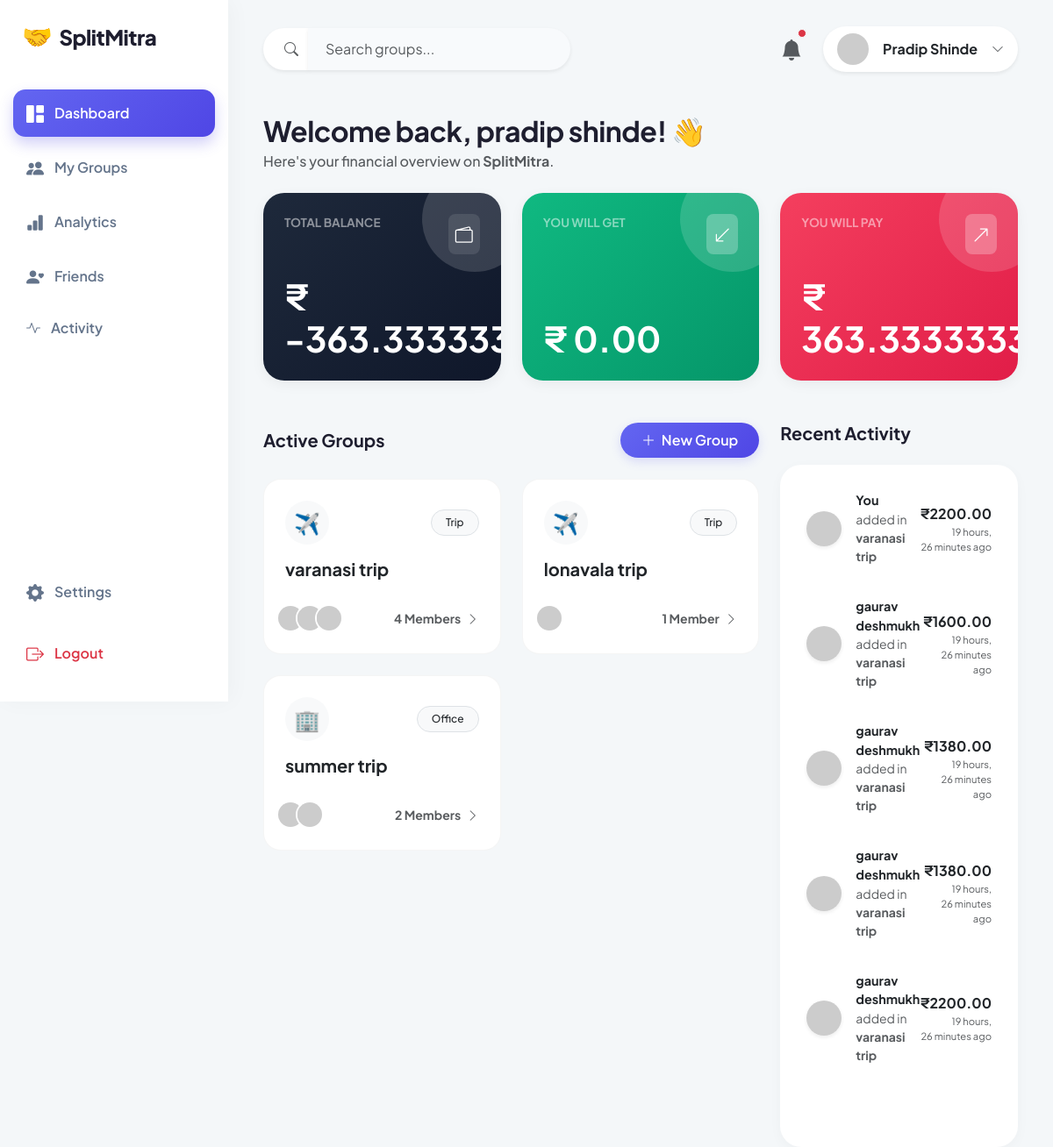
Screenshot of /dashboard/ (signed in) with the database file from the repository.
### expenses/models.py (models this page shows, shortened)
class Group(models.Model):
    CATEGORY_CHOICES = [
        ('home', 'Home'),
        ('trip', 'Trip'),
        ('couple', 'Couple'),
        ('personal', 'Personal'),
        ('business', 'Business'),
        ('office', 'Office'),
        ('sports', 'Sports'),
        ('others', 'Others'),
    ]
    name = models.CharField(max_length=100)
    category = models.CharField(max_length=20, choices=CATEGORY_CHOICES, default='personal')
    created_by = models.ForeignKey(User, on_delete=models.CASCADE, related_name='created_groups')
    members = models.ManyToManyField(User, related_name='expense_groups')
    created_at = models.DateTimeField(auto_now_add=True)

class Expense(models.Model):
    SPLIT_CHOICES = [
        ('equal', 'Equally'),
        ('custom', 'Custom Amount'),
    ]
    group = models.ForeignKey(Group, on_delete=models.CASCADE, related_name='expenses')
    paid_by = models.ForeignKey(User, on_delete=models.CASCADE, related_name='paid_expenses')
    description = models.CharField(max_length=255)
    amount = models.DecimalField(max_digits=10, decimal_places=2)
    date = models.DateField(auto_now_add=True)
    split_type = models.CharField(max_length=10, choices=SPLIT_CHOICES, default='equal')
    is_settlement = models.BooleanField(default=False)
    receiver = models.ForeignKey(User, on_delete=models.CASCADE, related_name='received_payments', null=True, blank=True)

### expenses/views.py (the view)
# urls.py: path('dashboard/', dashboard, name='dashboard'),
def dashboard(request):
    if not request.user.is_authenticated:
        return redirect('login')
    user_groups = Group.objects.filter(members=request.user).order_by('-created_at')
    will_get = 0.0
    will_pay = 0.0
    for group in user_groups:
        my_paid = float(Expense.objects.filter(group=group, paid_by=request.user, is_settlement=False).aggregate(Sum('amount'))['amount__sum'] or 0)
        my_share = float(ExpenseShare.objects.filter(expense__group=group, user=request.user).aggregate(Sum('amount_owed'))['amount_owed__sum'] or 0)
        settlements_paid = float(Expense.objects.filter(group=group, paid_by=request.user, is_settlement=True).aggregate(Sum('amount'))['amount__sum'] or 0)
        settlements_received = float(Expense.objects.filter(group=group, receiver=request.user, is_settlement=True).aggregate(Sum('amount'))['amount__sum'] or 0)
        my_balance = (my_paid + settlements_paid) - (my_share + settlements_received)
        if my_balance > 0.01:
            will_get += my_balance
        elif my_balance < -0.01:
            will_pay += abs(my_balance)
    total_balance = will_get - will_pay
    recent_activities = Expense.objects.filter(group__members=request.user).order_by('-date')[:5]
    context = {
        'groups': user_groups,
        'total_balance': total_balance,
        'will_get': will_get,
        'will_pay': will_pay,
        'recent_activities': recent_activities,
    }
    return render(request, 'index.html', context)

### templates/index.html (shortened to what this page needs)
{% load static %}
<!DOCTYPE html>
<html lang="en">
<head>
    <link href="https://cdn.jsdelivr.net/npm/bootstrap@5.3.0/dist/css/bootstrap.min.css" rel="stylesheet">
    <link href="https://cdn.jsdelivr.net/npm/bootstrap-icons@1.10.5/font/bootstrap-icons.css" rel="stylesheet">
</head>
<body>
<aside class="sidebar d-flex flex-column">
    <div class="sidebar-logo">
        <span class="text-primary fs-3 me-2">🤝</span>SplitMitra
    </div>
    <div class="nav-item"><a href="{% url 'dashboard' %}" class="active"><i class="bi bi-grid-1x2-fill fs-5"></i> Dashboard</a></div>
    <div class="nav-item"><a href="{% url 'my_groups' %}"><i class="bi bi-people-fill fs-5"></i> My Groups</a></div>
    <div class="nav-item"><a href="{% url 'analytics' %}"><i class="bi bi-bar-chart-fill fs-5"></i> Analytics</a></div>
    <div class="nav-item"><a href="#"><i class="bi bi-person-heart fs-5"></i> Friends</a></div>
    <div class="nav-item"><a href="#"><i class="bi bi-activity"></i> Activity</a></div>
    <div class="nav-item mt-auto"><a href="#"><i class="bi bi-gear-fill fs-5"></i> Settings</a></div>
    <div class="nav-item mt-2"><a href="{% url 'logout' %}" class="text-danger"><i class="bi bi-box-arrow-right fs-5"></i> Logout</a></div>
</aside>
<main class="main-wrapper">
    <div class="d-flex justify-content-between align-items-center mb-5">
        <div class="input-group" style="max-width: 350px;">
            <span class="input-group-text bg-white border-0 rounded-start-pill ps-4 shadow-sm"><i class="bi bi-search text-muted"></i></span>
            <input type="text" class="form-control border-0 rounded-end-pill shadow-sm premium-input" placeholder="Search groups...">
        </div>
        <div class="d-flex align-items-center gap-4">
            <div class="position-relative" style="cursor: pointer;">
                <i class="bi bi-bell-fill fs-4 text-muted"></i>
                <span class="position-absolute top-0 start-100 translate-middle p-1 bg-danger border border-light rounded-circle"></span>
            </div>
            <div class="d-flex align-items-center gap-3 bg-white px-3 py-2 rounded-pill shadow-sm" style="cursor: pointer;">
                <img src="https://ui-avatars.com/api/?name={{ request.user.first_name|default:request.user.username }}&background=6366f1&color=fff" class="rounded-circle" width="36" alt="User">
                <span class="fw-bold text-capitalize text-dark">{{ request.user.first_name|default:request.user.username }}</span>
                <i class="bi bi-chevron-down small text-muted"></i>
            </div>
        </div>
    </div>
    <div class="mb-4">
        <h2 class="fw-bold mb-1" style="letter-spacing: -0.5px;">Welcome back, {{ request.user.first_name|default:request.user.username }}! 👋</h2>
        <p class="text-muted fw-medium">Here's your financial overview on <b>SplitMitra</b>.</p>
    </div>
    <div class="row mb-5 g-4">
        <div class="col-md-4">
            <div class="balance-card bg-total d-flex flex-column justify-content-between h-100">
                <div class="d-flex justify-content-between align-items-start mb-4">
                    <p class="mb-0 text-white-50 fw-bold tracking-wide" style="font-size: 0.85rem;">TOTAL BALANCE</p>
                    <div class="bg-white bg-opacity-10 p-2 rounded-3"><i class="bi bi-wallet2 fs-5"></i></div>
                </div>
                <h1 class="fw-bold mb-0 display-6">₹ {{ total_balance|default:"0.00" }}</h1>
            </div>
        </div>
        <div class="col-md-4">
            <div class="balance-card bg-get d-flex flex-column justify-content-between h-100">
                <div class="d-flex justify-content-between align-items-start mb-4">
                    <p class="mb-0 text-white-50 fw-bold tracking-wide" style="font-size: 0.85rem;">YOU WILL GET</p>
                    <div class="bg-white bg-opacity-25 p-2 rounded-3"><i class="bi bi-arrow-down-left fs-5"></i></div>
                </div>
                <h1 class="fw-bold mb-0 display-6">₹ {{ will_get|default:"0.00" }}</h1>
            </div>
        </div>
        <div class="col-md-4">
            <div class="balance-card bg-pay d-flex flex-column justify-content-between h-100">
                <div class="d-flex justify-content-between align-items-start mb-4">
                    <p class="mb-0 text-white-50 fw-bold tracking-wide" style="font-size: 0.85rem;">YOU WILL PAY</p>
                    <div class="bg-white bg-opacity-25 p-2 rounded-3"><i class="bi bi-arrow-up-right fs-5"></i></div>
                </div>
                <h1 class="fw-bold mb-0 display-6">₹ {{ will_pay|default:"0.00" }}</h1>
            </div>
        </div>
    </div>
    <div class="row g-4">
        <div class="col-lg-8">
            <div class="d-flex justify-content-between align-items-center mb-4">
                <h5 class="fw-bold mb-0">Active Groups</h5>
                <button class="btn btn-premium rounded-pill px-4 py-2" data-bs-toggle="modal" data-bs-target="#createGroupModal">
                    <i class="bi bi-plus-lg me-1"></i> New Group
                </button>
            </div>
            <div class="row g-4">
                {% for group in groups|slice:":4" %}
                <div class="col-md-6">
                    <a href="{% url 'group_detail' group.id %}" class="group-card p-4 h-100">
                        <div class="d-flex justify-content-between align-items-center mb-3">
                            <div class="bg-light rounded-circle d-flex align-items-center justify-content-center fs-4" style="width: 50px; height: 50px;">
                                {% if group.category == 'home' %}🏠
                                {% elif group.category == 'trip' %}✈️
                                {% elif group.category == 'couple' %}👩‍❤️‍👨
                                {% elif group.category == 'personal' %}👤
                                {% elif group.category == 'business' %}💼
                                {% elif group.category == 'office' %}🏢
                                {% elif group.category == 'sports' %}⚽
                                {% else %}🎟️{% endif %}
                            </div>
                            <span class="badge bg-light text-dark border px-3 py-2 rounded-pill fw-medium text-capitalize">{{ group.category }}</span>
                        </div>
                        <h5 class="fw-bold text-dark mb-1">{{ group.name }}</h5>
                        <div class="mt-auto pt-4 d-flex justify-content-between align-items-center">
                            <div class="d-flex">
                                {% for member in group.members.all|slice:":3" %}
                                    <img src="https://ui-avatars.com/api/?name={{ member.first_name|default:member.username }}&background=random" class="rounded-circle border border-2 border-white" width="32" style="margin-left: -10px;">
                                {% endfor %}
                            </div>
                            <span class="text-muted fw-bold small">{{ group.members.count }} Member{{ group.members.count|pluralize }} <i class="bi bi-chevron-right ms-1"></i></span>
                        </div>
                    </a>
                </div>
                {% empty %}
                <div class="col-12 text-center py-5 bg-white rounded-4 shadow-sm">
                    <h1 class="display-1">🚀</h1>
                    <h4 class="fw-bold mt-3">Ready to split?</h4>
                    <p class="text-muted mb-4">Create your first group to start tracking expenses.</p>
                </div>
                {% endfor %}
            </div>
        </div>
        <div class="col-lg-4">
            <h5 class="fw-bold mb-4">Recent Activity</h5>
            <div class="activity-card h-100">
                {% for activity in recent_activities %}
                <div class="activity-item d-flex align-items-center mb-3">
                    <img src="https://ui-avatars.com/api/?name={{ activity.paid_by.username }}&background=random" class="rounded-circle me-3 shadow-sm" width="40">
                    <div class="flex-grow-1">
                        <div class="fw-bold text-dark" style="font-size: 0.9rem;">
                            {% if activity.paid_by == request.user %}You{% else %}{{ activity.paid_by.first_name|default:activity.paid_by.username }}{% endif %}
                        </div>
                        <div class="text-muted small">added in <b>{{ activity.group.name }}</b></div>
                    </div>
                    <div class="text-end">
                        <div class="fw-bold text-dark">₹{{ activity.amount }}</div>
                        <div class="text-muted" style="font-size: 0.7rem;">{{ activity.date|timesince }} ago</div>
                    </div>
                </div>
                {% empty %}
                <div class="text-center py-5">
                    <i class="bi bi-clipboard-data text-muted opacity-50 fs-1"></i>
                    <p class="text-muted small mt-2">No transactions yet.</p>
                </div>
                {% endfor %}
            </div>
        </div>
    </div>
</main>
</body>
</html>

### templates/index.html (style rules this page uses)
body { background-color: #f4f7f9; font-family: 'Plus Jakarta Sans', sans-serif; color: #1e1e2f; }
.sidebar { background: #ffffff; box-shadow: 4px 0 24px rgba(0,0,0,0.03); border: none; padding: 20px 15px; position: fixed; top: 0; left: 0; height: 100vh; width: 260px; z-index: 100; }
.sidebar-logo { font-weight: 800; font-size: 1.5rem; letter-spacing: -0.5px; margin-bottom: 40px; padding-left: 10px; }
.nav-item a { transition: all 0.3s cubic-bezier(0.4, 0, 0.2, 1); border-radius: 14px; margin-bottom: 8px; padding: 12px 15px; color: #64748b; font-weight: 600; display: flex; align-items: center; gap: 12px; text-decoration: none; }
.nav-item a.active { background: linear-gradient(135deg, #6366f1, #4f46e5); color: white !important; box-shadow: 0 8px 16px rgba(79, 70, 229, 0.25); }
.balance-card { transition: all 0.3s ease; border: none; border-radius: 24px; padding: 24px; position: relative; overflow: hidden; box-shadow: 0 4px 15px rgba(0,0,0,0.05); }
.balance-card::after { content: ''; position: absolute; top: -30px; right: -30px; width: 120px; height: 120px; border-radius: 50%; opacity: 0.15; background: white; }
.bg-total { background: linear-gradient(135deg, #1e293b, #0f172a); color: white; }
.bg-get { background: linear-gradient(135deg, #10b981, #059669); color: white; }
.bg-pay { background: linear-gradient(135deg, #f43f5e, #e11d48); color: white; }
.group-card { transition: all 0.3s ease; border: 1px solid rgba(0,0,0,0.04); border-radius: 20px; text-decoration: none; display: flex; flex-direction: column; background: white; }
.activity-card { background: white; border-radius: 24px; border: none; box-shadow: 0 4px 15px rgba(0,0,0,0.03); padding: 20px; }
.activity-item { transition: 0.2s; padding: 10px; border-radius: 16px; }
.btn-premium { background: linear-gradient(135deg, #6366f1, #4f46e5); color: white; border: none; font-weight: 600; transition: all 0.3s; box-shadow: 0 4px 12px rgba(99, 102, 241, 0.2); }
.premium-input { background: #f8fafc; border: 2px solid transparent; transition: 0.3s; padding: 12px 20px; border-radius: 15px; }
.main-wrapper { padding: 30px 40px; margin-left: 260px; }

### rows the page displays
Group: category "Trip", name "varanasi trip", members.count "4"
Group: category "Trip", name "lonavala trip", members.count "1"
Group: category "Office", name "summer trip", members.count "2"
Expense: shows "You", group.name "varanasi trip", amount "2200.00", date "19 hours, 26 minutes"
Expense: paid_by.first_name "gaurav deshmukh", group.name "varanasi trip", amount "1600.00", date "19 hours, 26 minutes"
Expense: paid_by.first_name "gaurav deshmukh", group.name "varanasi trip", amount "1380.00", date "19 hours, 26 minutes"
Expense: paid_by.first_name "gaurav deshmukh", group.name "varanasi trip", amount "1380.00", date "19 hours, 26 minutes"
Expense: paid_by.first_name "gaurav deshmukh", group.name "varanasi trip", amount "2200.00", date "19 hours, 26 minutes"

### other values shown
{{ request.user.first_name|default:request.user.username }} "Pradip Shinde"
{{ request.user.first_name|default:request.user.username }} "pradip shinde"
{{ will_get|default:"0.00" }} "0.00"
